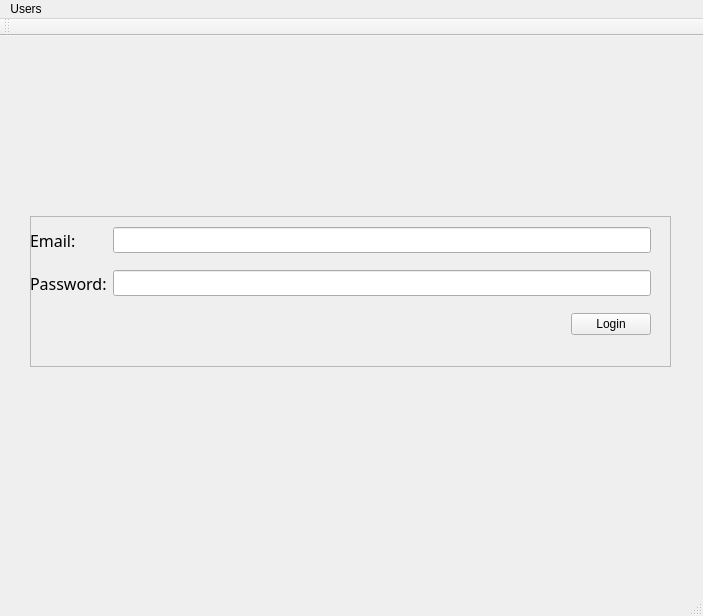
<?xml version="1.0" encoding="UTF-8"?>
<ui version="4.0">
 <class>MainWindow</class>
 <widget class="QMainWindow" name="MainWindow">
  <property name="geometry">
   <rect>
    <x>0</x>
    <y>0</y>
    <width>703</width>
    <height>616</height>
   </rect>
  </property>
  <property name="sizePolicy">
   <sizepolicy hsizetype="Fixed" vsizetype="Fixed">
    <horstretch>0</horstretch>
    <verstretch>0</verstretch>
   </sizepolicy>
  </property>
  <property name="minimumSize">
   <size>
    <width>703</width>
    <height>616</height>
   </size>
  </property>
  <property name="maximumSize">
   <size>
    <width>703</width>
    <height>616</height>
   </size>
  </property>
  <property name="windowTitle">
   <string>MVC Tutorial</string>
  </property>
  <widget class="QWidget" name="centralwidget">
   <widget class="QStackedWidget" name="stackedWidget">
    <property name="geometry">
     <rect>
      <x>0</x>
      <y>0</y>
      <width>701</width>
      <height>541</height>
     </rect>
    </property>
    <property name="currentIndex">
     <number>0</number>
    </property>
    <widget class="QWidget" name="page_3">
     <widget class="QFrame" name="frame">
      <property name="geometry">
       <rect>
        <x>30</x>
        <y>180</y>
        <width>641</width>
        <height>151</height>
       </rect>
      </property>
      <property name="frameShape">
       <enum>QFrame::StyledPanel</enum>
      </property>
      <property name="frameShadow">
       <enum>QFrame::Raised</enum>
      </property>
      <widget class="QWidget" name="gridLayoutWidget">
       <property name="geometry">
        <rect>
         <x>0</x>
         <y>0</y>
         <width>621</width>
         <height>141</height>
        </rect>
       </property>
       <layout class="QGridLayout" name="gridLayout">
        <property name="bottomMargin">
         <number>11</number>
        </property>
        <item row="1" column="1">
         <widget class="QLineEdit" name="PasswordInputLE">
          <property name="font">
           <font>
            <pointsize>11</pointsize>
           </font>
          </property>
         </widget>
        </item>
        <item row="0" column="0">
         <widget class="QLabel" name="label">
          <property name="font">
           <font>
            <family>MS Reference Sans Serif</family>
            <pointsize>12</pointsize>
           </font>
          </property>
          <property name="text">
           <string>Email:</string>
          </property>
         </widget>
        </item>
        <item row="0" column="1">
         <widget class="QLineEdit" name="EmailInputLE">
          <property name="font">
           <font>
            <pointsize>11</pointsize>
           </font>
          </property>
         </widget>
        </item>
        <item row="2" column="1" alignment="Qt::AlignRight">
         <widget class="QPushButton" name="LoginButton">
          <property name="sizePolicy">
           <sizepolicy hsizetype="Maximum" vsizetype="Fixed">
            <horstretch>0</horstretch>
            <verstretch>0</verstretch>
           </sizepolicy>
          </property>
          <property name="layoutDirection">
           <enum>Qt::LeftToRight</enum>
          </property>
          <property name="text">
           <string>Login</string>
          </property>
         </widget>
        </item>
        <item row="1" column="0">
         <widget class="QLabel" name="label_2">
          <property name="font">
           <font>
            <family>MS Reference Sans Serif</family>
            <pointsize>12</pointsize>
           </font>
          </property>
          <property name="text">
           <string>Password:</string>
          </property>
         </widget>
        </item>
       </layout>
      </widget>
     </widget>
    </widget>
    <widget class="QWidget" name="page_4">
     <widget class="QFrame" name="frame_2">
      <property name="geometry">
       <rect>
        <x>0</x>
        <y>0</y>
        <width>701</width>
        <height>551</height>
       </rect>
      </property>
      <property name="frameShape">
       <enum>QFrame::StyledPanel</enum>
      </property>
      <property name="frameShadow">
       <enum>QFrame::Raised</enum>
      </property>
      <widget class="QWidget" name="gridLayoutWidget_2">
       <property name="geometry">
        <rect>
         <x>10</x>
         <y>10</y>
         <width>691</width>
         <height>531</height>
        </rect>
       </property>
       <layout class="QGridLayout" name="gridLayout_2">
        <item row="2" column="2">
         <widget class="QLineEdit" name="FirstNameLE">
          <property name="font">
           <font>
            <pointsize>11</pointsize>
           </font>
          </property>
         </widget>
        </item>
        <item row="0" column="2" alignment="Qt::AlignRight">
         <widget class="QPushButton" name="LogoutPB">
          <property name="sizePolicy">
           <sizepolicy hsizetype="Maximum" vsizetype="Fixed">
            <horstretch>0</horstretch>
            <verstretch>0</verstretch>
           </sizepolicy>
          </property>
          <property name="text">
           <string>Logout</string>
          </property>
         </widget>
        </item>
        <item row="2" column="1">
         <widget class="QLabel" name="label_7">
          <property name="font">
           <font>
            <family>MS Reference Sans Serif</family>
            <pointsize>11</pointsize>
           </font>
          </property>
          <property name="text">
           <string>First Name</string>
          </property>
         </widget>
        </item>
        <item row="3" column="1">
         <widget class="QLabel" name="label_5">
          <property name="font">
           <font>
            <family>MS Reference Sans Serif</family>
            <pointsize>11</pointsize>
           </font>
          </property>
          <property name="text">
           <string>Email</string>
          </property>
         </widget>
        </item>
        <item row="1" column="1" colspan="2">
         <widget class="QLabel" name="label_4">
          <property name="font">
           <font>
            <family>MS Reference Sans Serif</family>
            <pointsize>11</pointsize>
           </font>
          </property>
          <property name="text">
           <string>Add new user</string>
          </property>
         </widget>
        </item>
        <item row="4" column="2">
         <widget class="QLineEdit" name="PasswordLE">
          <property name="font">
           <font>
            <pointsize>11</pointsize>
           </font>
          </property>
          <property name="echoMode">
           <enum>QLineEdit::Password</enum>
          </property>
         </widget>
        </item>
        <item row="5" column="2" alignment="Qt::AlignRight">
         <widget class="QPushButton" name="AddUserPB">
          <property name="sizePolicy">
           <sizepolicy hsizetype="Maximum" vsizetype="Fixed">
            <horstretch>0</horstretch>
            <verstretch>0</verstretch>
           </sizepolicy>
          </property>
          <property name="text">
           <string>Add User</string>
          </property>
         </widget>
        </item>
        <item row="0" column="1">
         <widget class="QLabel" name="FirstNameLabel">
          <property name="palette">
           <palette>
            <active>
             <colorrole role="WindowText">
              <brush brushstyle="SolidPattern">
               <color alpha="255">
                <red>5</red>
                <green>0</green>
                <blue>47</blue>
               </color>
              </brush>
             </colorrole>
            </active>
            <inactive>
             <colorrole role="WindowText">
              <brush brushstyle="SolidPattern">
               <color alpha="255">
                <red>5</red>
                <green>0</green>
                <blue>47</blue>
               </color>
              </brush>
             </colorrole>
            </inactive>
            <disabled>
             <colorrole role="WindowText">
              <brush brushstyle="SolidPattern">
               <color alpha="255">
                <red>120</red>
                <green>120</green>
                <blue>120</blue>
               </color>
              </brush>
             </colorrole>
            </disabled>
           </palette>
          </property>
          <property name="font">
           <font>
            <family>MS Reference Sans Serif</family>
            <pointsize>18</pointsize>
           </font>
          </property>
          <property name="text">
           <string>TextLabel</string>
          </property>
         </widget>
        </item>
        <item row="4" column="1">
         <widget class="QLabel" name="label_6">
          <property name="font">
           <font>
            <family>MS Reference Sans Serif</family>
            <pointsize>11</pointsize>
           </font>
          </property>
          <property name="text">
           <string>Password</string>
          </property>
         </widget>
        </item>
        <item row="3" column="2">
         <widget class="QLineEdit" name="EmailLE">
          <property name="font">
           <font>
            <pointsize>11</pointsize>
           </font>
          </property>
         </widget>
        </item>
        <item row="6" column="1" colspan="2">
         <widget class="QTableWidget" name="tableWidget"/>
        </item>
       </layout>
      </widget>
     </widget>
    </widget>
   </widget>
  </widget>
  <widget class="QMenuBar" name="menubar">
   <property name="geometry">
    <rect>
     <x>0</x>
     <y>0</y>
     <width>703</width>
     <height>21</height>
    </rect>
   </property>
   <widget class="QMenu" name="menuUsers">
    <property name="title">
     <string>Users</string>
    </property>
   </widget>
   <addaction name="menuUsers"/>
  </widget>
  <widget class="QStatusBar" name="statusbar"/>
  <widget class="QToolBar" name="toolBar">
   <property name="windowTitle">
    <string>toolBar</string>
   </property>
   <attribute name="toolBarArea">
    <enum>TopToolBarArea</enum>
   </attribute>
   <attribute name="toolBarBreak">
    <bool>false</bool>
   </attribute>
  </widget>
 </widget>
 <resources/>
 <connections/>
</ui>
